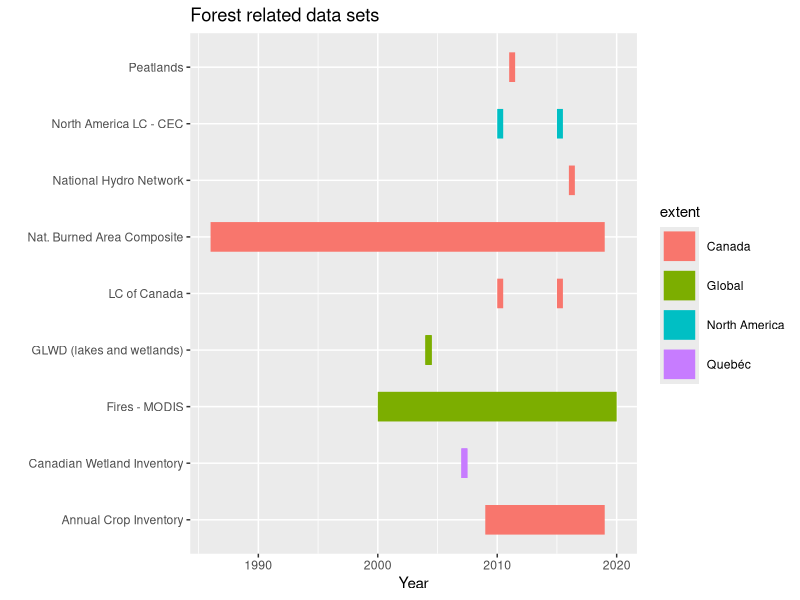

Source code (R):
# Data exploration for thesis

## 2021-05-04
## Peter R.

### Aim:
# Create a figure with the data I have gathered so far

## libraries

library(ggplot2)

d1 <- read.csv("./data_catalogue_v1.csv",header = TRUE, sep=',', quote="\"")
str(d1)

## Forests 
d2 <- d1[d1$habitat!='forests' & d1$use=='primary' & !is.na(d1$date_start),]

path1 <- c("../images/") 

png(paste0(path1,"forest_data_sets1.png"))
ggplot(d2) + geom_segment(aes(x=date_start,xend=ifelse(date_start==date_end, (date_end+0.5), date_end), y=short_name, yend=short_name, color=extent),size=10) + labs(x="Year") + labs(y = "") + ggtitle("Forest related data sets")
dev.off()
